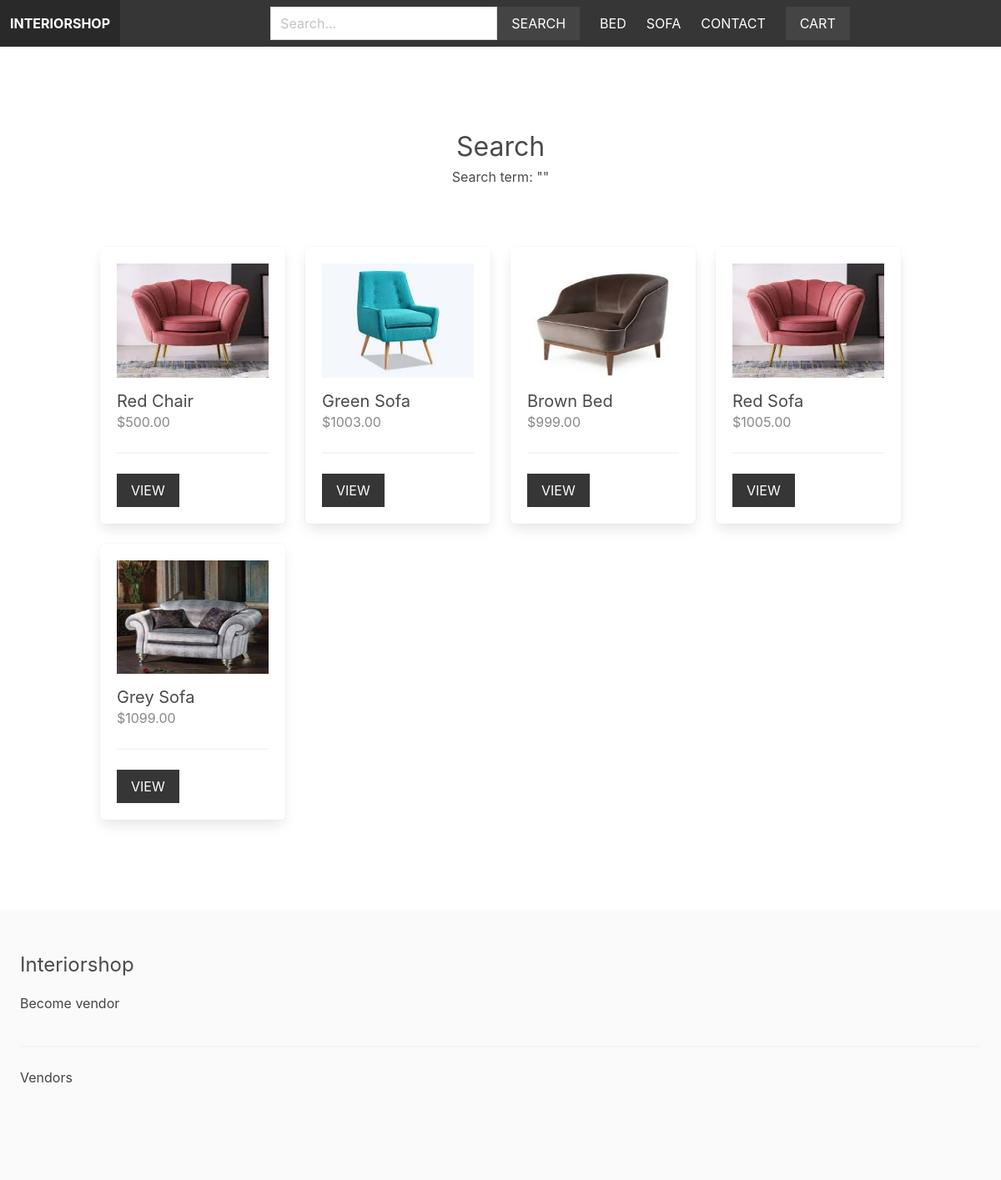
The app's page /search/ with its own data.
### apps/product/models.py (models this page shows, shortened)
class Category(models.Model):
    title = models.CharField(max_length=255)
    slug = models.SlugField(max_length=255)
    ordering = models.IntegerField(default=0)
    class Meta:
        ordering = ['ordering']

class Product(models.Model):
    category = models.ForeignKey(Category, related_name='products', on_delete=models.CASCADE)
    vendor = models.ForeignKey(Vendor, related_name='products', on_delete=models.CASCADE)
    title = models.CharField(max_length=255)
    slug = models.SlugField(max_length=255)
    description = models.TextField(blank=True, null=True)
    price = models.DecimalField(max_digits=6, decimal_places=2)
    date_added = models.DateTimeField(auto_now_add=True)
    image = models.ImageField(upload_to='uploads/', blank=True, null=True)
    thumbnail = models.ImageField(upload_to='uploads/', blank=True, null=True)
    class Meta:
        ordering = ['-date_added']
    def get_thumbnail(self):
        if self.thumbnail:
            return self.thumbnail.url

### apps/product/views.py (the view)
# urls.py: path('search/', views.search, name='search'),
def search(request):
    query = request.GET.get('query', '')
    products = Product.objects.filter(Q(title__icontains=query) | Q(description__icontains=query))
    return render(request, 'product/search.html', {'products': products, 'query': query})

### apps/cart/cart.py (called while the page is built)
    def __len__(self):
        return sum(item['quantity'] for item in self.cart.values())

### apps/cart/context_processors.py (called while the page is built)
def cart(request):
    return { 'cart': Cart(request)}

### apps/product/context_processor.py (called while the page is built)
def menu_categories(request):
    categories = Category.objects.all()
    return {'menu_categories': categories}

### apps/product/templates/product/search.html (shortened to what this page needs)
{% extends 'core/base.html' %}
{% block content %}
    <div class="columns is-multiline mb-6">
        <div class="column is-12 has-text-centered mt-6 mb-6">
            <h2 class="is-size-3">Search</h2>
            <h3>Search term: "{{ query }}"</h3>
        </div>
        {% for product in products %}
            {% include 'product/parts/list_item.html' %}
        {% endfor %}
    </div>
{% endblock %}

### apps/core/templates/core/base.html (shortened to what this page needs)
{% load static %}
<!DOCTYPE html>
<html>
    <head>
        <link rel="stylesheet" href="https://cdn.jsdelivr.net/npm/bulma@0.9.4/css/bulma-rtl.min.css">
        <link rel = "stylesheet" href = "{% static 'styles/main.css'%}">
    </head>
    <body>
        <nav class="navbar is-dark">
            <div class="navbar-brand">
                <a href="/" class="navbar-item"><strong>Interiorshop</strong></a>
            </div>
            <div class="navbar-menu" id="main-navbar">
                <div class="navbar-start">
                    <div class="navbar-item">
                        <form method="get" action="{% url 'search' %}">
                            <div class="field has-addons">
                                <div class="control">
                                    <input type="text" class="input" placeholder="Search..." name="query">
                                </div>
                                <div class="control">
                                    <button class="button is-dark is-uppercase">Search</button>
                                </div>
                            </div>
                        </form>
                    </div>
                </div>
                <div class="navbar-end">
                    {% for category in menu_categories %}
                        <a href="{% url 'category' category.slug %}" class="navbar-item">{{ category.title }}</a>
                    {% endfor %}
                    <a href = "{% url 'contact' %}" class = "navbar-item">CONTACT</a>
                    <div class = "navbar-item">
                        <a href = "{% url 'cart' %}" class = "button is-dark">Cart{% if cart %}({{ cart | length}}){% endif %}</a>
                    </div>
                </div>
            </div>
        </nav>
        <section class = "section">
            <div class = "container">
                {% block content%}
                {% endblock %}
            </div>
        </section>
        <footer class="footer">
            <h3 class="is-size-4 mb-4">Interiorshop</h3>
            {% if request.user.is_authenticated %}
                <a href="{% url 'vendor_admin' %}">Vendor Admin</a>
            {% else %}
                <a href="{% url 'become_vendor' %}">Become vendor</a>
            {% endif %}
            <hr>
            <a href = "{% url 'vendors' %}">Vendors</a>
        </footer>
    </body>
</html>

### apps/product/templates/product/parts/list_item.html
<div class="column is-3 product-list-item">
    <div class="box">
        <figure class="image is-4by3 mb-4">
            <img src="{{ product.get_thumbnail }}">
        </figure>
        <h2 class="subtitle">{{ product.title }}</h2>
        <h3 class="price is-size-6 mb-5">${{ product.price }}</h3>
        <hr>
        <a href="{% url 'product' product.category.slug product.slug %}" class="button is-dark is-uppercase">View</a>
    </div>
</div>

### static/styles/main.css (style rules this page uses)
.navbar { text-transform: uppercase; }
.navbar .is-dark { background: #444; }
.footer a { margin-bottom: 15px; display: inline-block; color: #444; }
.input, .button { border-radius: 0; }
.product-list-item .box .subtitle { margin-bottom: 0; }
.product-list-item .box .price { color: #888; }

### records on screen
Category: title "BED"
Category: title "SOFA"
Product: get_thumbnail (picture), title "Red Chair", price "500.00"
Product: get_thumbnail (picture), title "Green Sofa", price "1003.00"
Product: get_thumbnail (picture), title "Brown Bed", price "999.00"
Product: get_thumbnail (picture), title "Red Sofa", price "1005.00"
Product: get_thumbnail (picture), title "Grey Sofa", price "1099.00"
